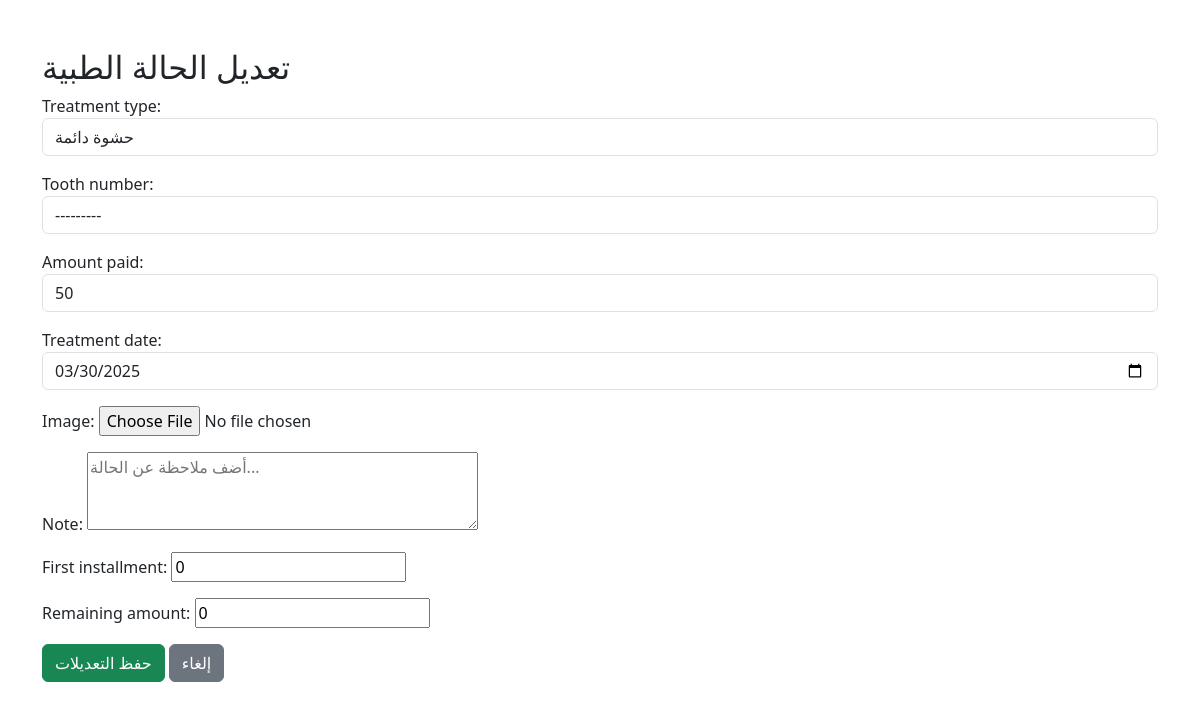
Screenshot of /treatment/edit/18/ (signed in) with the database file from the repository.
### clinic/models.py (models this page shows, shortened)
class Treatment(models.Model):
    TOOTH_CHOICES = [
    ('UR8', 'ضرس العقل العلوي الأيمن (UR8)'),
    ('UR7', 'الضرس الثاني العلوي الأيمن (UR7)'),
    ('UR6', 'الضرس الأول العلوي الأيمن (UR6)'),
    ('UR5', 'الناب الثاني العلوي الأيمن (UR5)'),
    ('UR4', 'الناب الأول العلوي الأيمن (UR4)'),
    ('UR3', 'الرباعية العلوية اليمنى (UR3)'),
    ('UR2', 'الثنية العلوية اليمنى (UR2)'),
    ('UR1', 'الثنية المركزية العلوية اليمنى (UR1)'),
    ('UL1', 'الثنية المركزية العلوية اليسرى (UL1)'),
    ('UL2', 'الثنية العلوية اليسرى (UL2)'),
    ('UL3', 'الرباعية العلوية اليسرى (UL3)'),
    ('UL4', 'الناب الأول العلوي الأيسر (UL4)'),
    ('UL5', 'الناب الثاني العلوي الأيسر (UL5)'),
    ('UL6', 'الضرس الأول العلوي الأيسر (UL6)'),
    ('UL7', 'الضرس الثاني العلوي الأيسر (UL7)'),
    ('UL8', 'ضرس العقل العلوي الأيسر (UL8)'),
    ('LR8', 'ضرس العقل السفلي الأيمن (LR8)'),
    ('LR7', 'الضرس الثاني السفلي الأيمن (LR7)'),
    ('LR6', 'الضرس الأول السفلي الأيمن (LR6)'),
    ('LR5', 'الناب الثاني السفلي الأيمن (LR5)'),
    ('LR4', 'الناب الأول السفلي الأيمن (LR4)'),
    ('LR3', 'الرباعية السفلية اليمنى (LR3)'),
    ('LR2', 'الثنية السفلية اليمنى (LR2)'),
    ('LR1', 'الثنية المركزية السفلية اليمنى (LR1)'),
    ('LL1', 'الثنية المركزية السفلية اليسرى (LL1)'),
    ('LL2', 'الثنية السفلية اليسرى (LL2)'),
    ('LL3', 'الرباعية السفلية اليسرى (LL3)'),
    ('LL4', 'الناب الأول السفلي الأيسر (LL4)'),
    ('LL5', 'الناب الثاني السفلي الأيسر (LL5)'),
    ('LL6', 'الضرس الأول السفلي الأيسر (LL6)'),
    ('LL7', 'الضرس الثاني السفلي الأيسر (LL7)'),
    ('LL8', 'ضرس العقل السفلي الأيسر (LL8)'),
]
    TREATMENT_CHOICES = [
        ('حشوه موقتة', 'حشوة موقتة'),
        ('حشوه دائمه', 'حشوة دائمة'),
        ('قلع', 'قلع'),
        ('زراعة', 'زراعة'),
        ('جذر', 'جذر'),
    ]  # الخيارات المتاحة
    patient = models.ForeignKey(Patient, on_delete=models.CASCADE, related_name="treatments")
    treatment_date = models.DateField(default=date.today)
    treatment_type = models.CharField(max_length=20, choices=TREATMENT_CHOICES)  # حقل نوع الحالة
    tooth_number = models.CharField(max_length=3, choices=TOOTH_CHOICES)  # حقل رقم السن
    amount_paid = models.PositiveBigIntegerField(null=False, blank=True)
    first_installment = models.PositiveBigIntegerField( null=False, blank=True)
    image = models.ImageField(upload_to=patient_image_upload_path, blank=True, null=True)  # 🔥 إضافة الصورة
    note = models.TextField(blank=True, null=True)
    remaining_amount = models.PositiveBigIntegerField(default=0, null=False, blank=True)

### clinic/views.py (the view)
# urls.py: path('treatment/edit/<int:treatment_id>/', views.edit_treatment, name='edit_treatment'),
@login_required(login_url="admin_login")
def edit_treatment(request, treatment_id):
    treatment = get_object_or_404(Treatment, id=treatment_id)
    if request.method == 'POST':
        form = TreatmentForm(request.POST, request.FILES, instance=treatment)  # <-- أضف request.FILES
        if form.is_valid():
            form.save()
            return redirect('patient_detail', patient_id=treatment.patient.id)
    else:
        form = TreatmentForm(instance=treatment)
    return render(request, 'clinic/edit_treatment.html', {'form': form, 'treatment': treatment})

### clinic/forms.py
class TreatmentForm(forms.ModelForm):
    class Meta:
        model = Treatment
        fields = ['treatment_type', 'tooth_number', 'amount_paid', 'treatment_date', 'image','note','first_installment','remaining_amount']
        widgets = {
            'treatment_date': forms.DateInput(attrs={'type': 'date', 'class': 'form-control'}),
            'treatment_type': forms.Select(attrs={'class': 'form-control'}),
            'tooth_number': forms.Select(attrs={'class': 'form-control'}),
            'amount_paid': forms.NumberInput(attrs={'class': 'form-control', 'placeholder': 'المبلغ المدفوع'}),
            'note': forms.Textarea(attrs={'rows': 3, 'placeholder': 'أضف ملاحظة عن الحالة...'}),
        }
    def __init__(self, *args, **kwargs):
        super().__init__(*args, **kwargs)
        if not self.instance.pk:  # فقط عند الإضافة وليس التعديل
            self.fields['treatment_date'].initial = date.today()

### clinic/templates/clinic/edit_treatment.html (shortened to what this page needs)
<!DOCTYPE html>
<html lang="ar">
<head>
    <link rel="stylesheet" href="https://cdn.jsdelivr.net/npm/bootstrap@5.3.0/dist/css/bootstrap.min.css">
</head>
<body>
    <div class="container mt-5">
        <h2>تعديل الحالة الطبية</h2>
        <form method="post" enctype="multipart/form-data">
            {{ form.as_p }}
            <button type="submit" class="btn btn-success">حفظ التعديلات</button>
            <a href="{% url 'patient_detail' treatment.patient.id %}" class="btn btn-secondary">إلغاء</a>
        </form>
    </div>
</body>
</html>

### rows the page displays
Treatment: treatment_type "حشوة دائمة", tooth_number "---------", amount_paid "50", treatment_date "03/30/2025", first_installment "0", remaining_amount "0"
